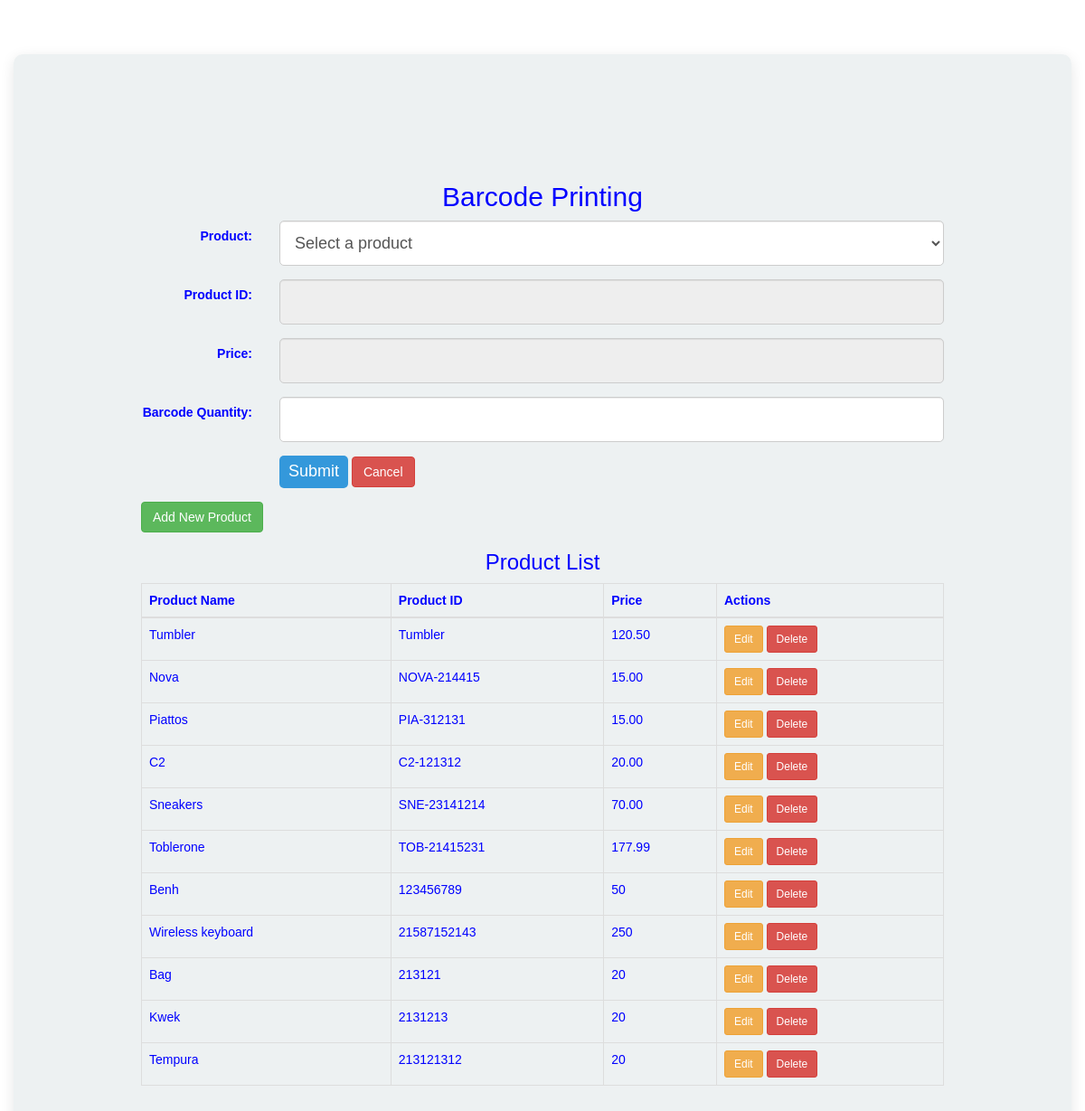
The page / on the database its author committed.
### tables this page shows
CREATE TABLE `products` (
  `id` int(11) NOT NULL,
  `product_name` varchar(100) DEFAULT NULL,
  `product_id` varchar(50) DEFAULT NULL,
  `barcode_id` varchar(50) DEFAULT NULL,
  `price` text DEFAULT NULL
);

### index.php (the view, shortened to what this page needs)
<?php
$servername = "localhost";
$username = "root";
$password = "";
$dbname = "barcode1_db";
class Product {
    private $conn;
    public function __construct($conn) {
        $this->conn = $conn;
    }
    public function getProducts() {
        $sql = "SELECT product_name, product_id, price FROM products";
        $result = $this->conn->query($sql);
        $products = [];
        if ($result->num_rows > 0) {
            while ($row = $result->fetch_assoc()) {
                $products[] = $row;
            }
        }
        return $products;
    }
}
class Database {
    private $servername;
    private $username;
    private $password;
    private $dbname;
    public function __construct($servername, $username, $password, $dbname) {
        $this->servername = $servername;
        $this->username = $username;
        $this->password = $password;
        $this->dbname = $dbname;
    }
    public function connect() {
        $this->conn = new mysqli($this->servername, $this->username, $this->password, $this->dbname);
        return $this->conn;
    }
}
$db = new Database($servername, $username, $password, $dbname);
$conn = $db->connect();
$productObj = new Product($conn);
$products = $productObj->getProducts();
?>
<!DOCTYPE html>
<html lang="en">
<head>
    <link rel="stylesheet" href="https://maxcdn.bootstrapcdn.com/bootstrap/3.3.7/css/bootstrap.min.css">
</head>
<body>
<div class="container">
    <div style="margin: 10%;">
        <h2 class="text-center">Barcode Printing</h2>
        <form class="form-horizontal" method="post" action="barcode.php" target="_blank">
    <div class="form-group">
        <label class="control-label col-sm-2 label-product" for="product">Product:</label>
        <div class="col-sm-10">
            <select class="form-control" id="product" name="product" onchange="updateProductDetails(this.value)" required>
                <option value="">Select a product</option>
            </select>
        </div>
    </div>
    <div class="form-group">
        <label class="control-label col-sm-2 label-product-id" for="product_id">Product ID:</label>
        <div class="col-sm-10">
            <input type="text" class="form-control" id="product_id" name="product_id" readonly required>
        </div>
    </div>
    <div class="form-group">
        <label class="control-label col-sm-2 label-price" for="price">Price:</label>
        <div class="col-sm-10">
            <input type="text" class="form-control" id="rate" name="price" readonly required>
        </div>
    </div>
    <div class="form-group">
        <label class="control-label col-sm-2 label-print-qty" for="print_qty">Barcode Quantity:</label>
        <div class="col-sm-10">
            <input autocomplete="OFF" type="text" class="form-control" id="print_qty" name="print_qty" required>
        </div>
    </div>
    <div class="form-group">
        <div class="col-sm-offset-2 col-sm-10">
            <button type="submit" class="btn btn-custom">Submit</button>
            <button type="button" class="btn btn-danger" onclick="window.location.href='index.php'">Cancel</button>
        </div>
    </div>
</form>
        <button type="button" class="btn btn-success" data-toggle="modal" data-target="#addProductModal">Add New Product</button>
        <h3 class="text-center">Product List</h3>
        <table class="table table-bordered">
    <thead>
        <tr>
            <th>Product Name</th>
            <th>Product ID</th>
            <th>Price</th>
            <th>Actions</th>
        </tr>
    </thead>
    <tbody>
        <?php if (!empty($products)): ?>
            <?php foreach ($products as $product): ?>
                <tr>
                    <td><?php echo htmlspecialchars(ucfirst($product['product_name'])); ?></td>
                    <td><?php echo htmlspecialchars($product['product_id']); ?></td>
                    <td><?php echo htmlspecialchars($product['price']); ?></td>
                    <td>
                        <button type="button" class="btn btn-warning btn-sm" onclick="openEditModal('<?php echo htmlspecialchars($product['product_id']); ?>', '<?php echo htmlspecialchars(ucfirst($product['product_name'])); ?>', '<?php echo htmlspecialchars($product['price']); ?>')">Edit</button>
                        <form method="POST" action="" style="display:inline;">
                            <button type="submit" class="btn btn-danger btn-sm" onclick="return confirm('Are you sure you want to delete this product?')">Delete</button>
                        </form>
                    </td>
                </tr>
            <?php endforeach; ?>
        <?php else: ?>
            <tr>
                <td colspan="4" class="text-center">No products found.</td>
            </tr>
        <?php endif; ?>
    </tbody>
</table>
    </div>
</div>
</body>
</html>

### index.php (style rules this page uses)
body { background-image: url('https://encrypted-tbn0.gstatic.com/images?q=tbn:ANd9GcR6tr1JZxrY4T5oYSExzxASf7zsp9eMjMtCxA&s'); color: blue; font-family: 'Helvetica', sans-serif; }
.container { background-color: rgba(236, 240, 241, 0.9); border-radius: 10px; padding: 30px; box-shadow: 0px 4px 15px rgba(0, 0, 0, 0.1); margin-top: 5%; }
.form-horizontal .form-group label { font-weight: bold; }
.form-control { height: 50px; font-size: 18px; border-radius: 5px; }
.btn-custom { background-color: #3498db; color: white; padding: 5px 10px; font-size: 18px; border-radius: 5px; transition: background-color 0.3s ease; border: none; }

### rows shown on the page
products: product_name "Tumbler", product_id "Tumbler", price "120.50"
products: product_name "Nova", product_id "NOVA-214415", price "15.00"
products: product_name "Piattos", product_id "PIA-312131", price "15.00"
products: product_name "C2", product_id "C2-121312", price "20.00"
products: product_name "Sneakers", product_id "SNE-23141214", price "70.00"
products: product_name "Toblerone", product_id "TOB-21415231", price "177.99"
products: product_name "Benh", product_id "123456789", price "50"
products: product_name "Wireless keyboard", product_id "21587152143", price "250"
products: product_name "Bag", product_id "213121", price "20"
products: product_name "Kwek", product_id "2131213", price "20"
products: product_name "Tempura", product_id "213121312", price "20"
